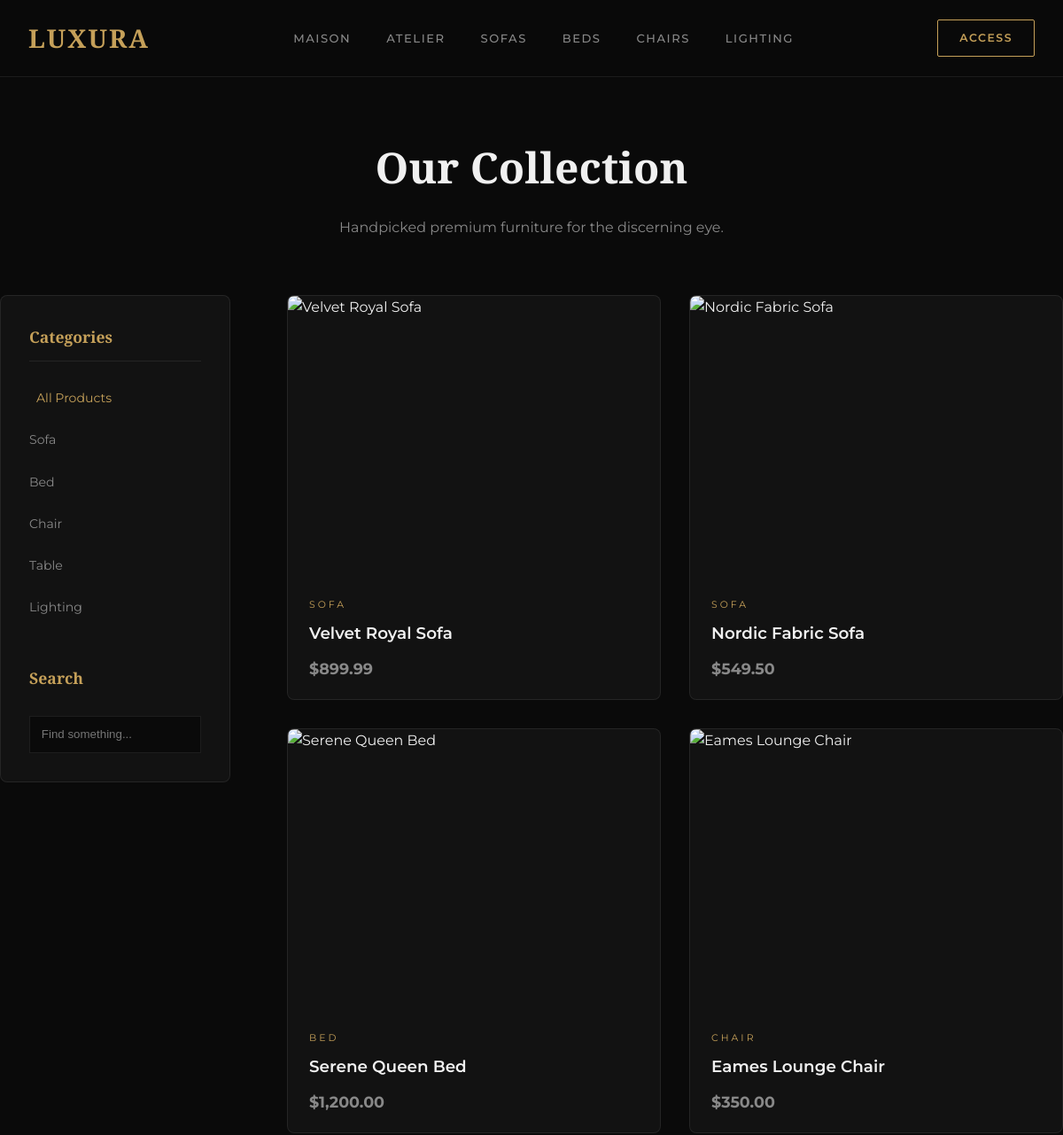
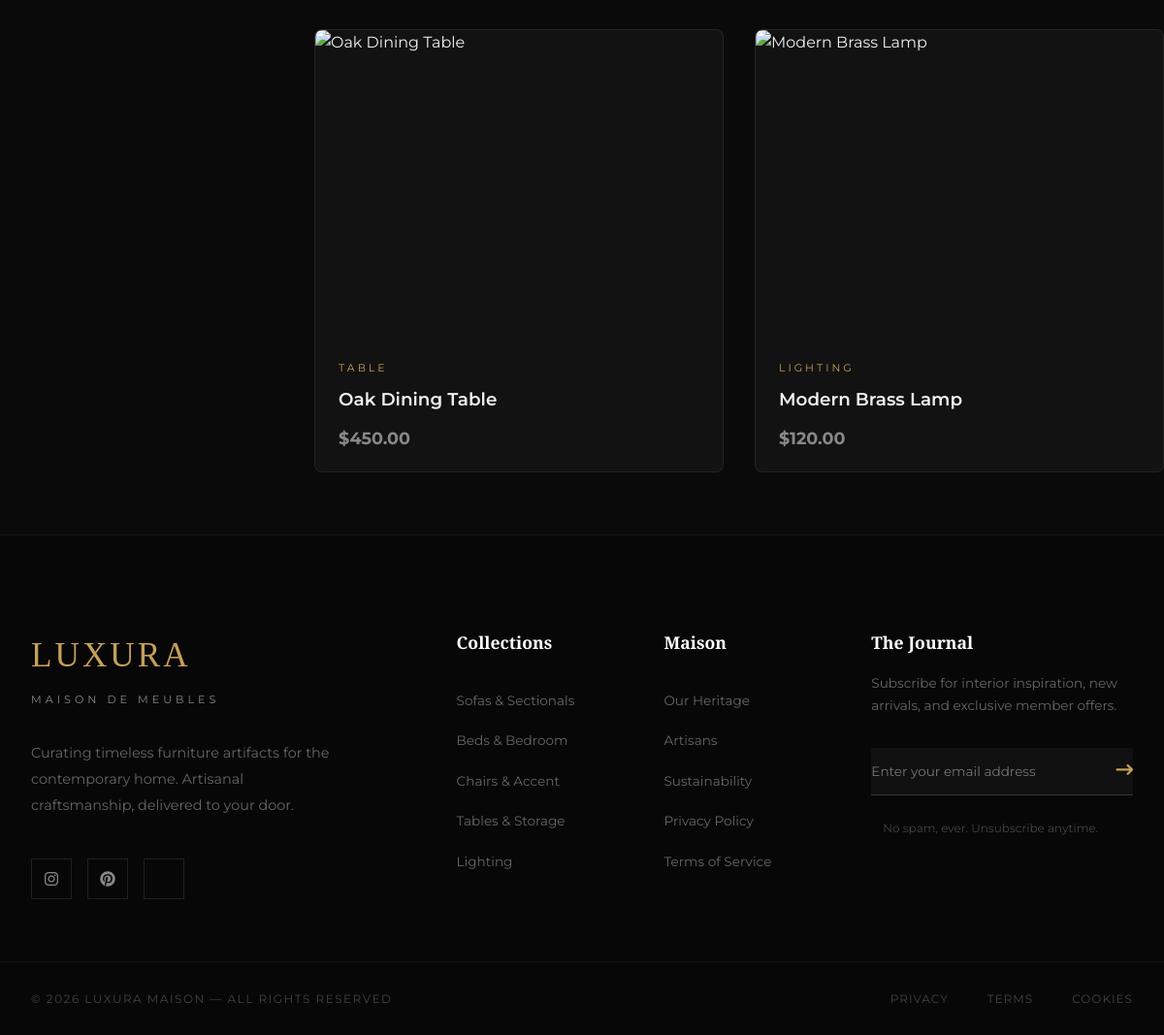
The page /shop.php on the database its author committed (2 pictures, top to bottom).
### tables this page shows
CREATE TABLE IF NOT EXISTS categories (
    id INT AUTO_INCREMENT PRIMARY KEY,
    name VARCHAR(50) NOT NULL,
    slug VARCHAR(50) UNIQUE NOT NULL
);

CREATE TABLE IF NOT EXISTS products (
    id INT AUTO_INCREMENT PRIMARY KEY,
    category_id INT,
    name VARCHAR(100) NOT NULL,
    description TEXT,
    price DECIMAL(10, 2) NOT NULL,
    image VARCHAR(255),
    stock INT DEFAULT 0,
    is_active TINYINT(1) DEFAULT 1,
    created_at TIMESTAMP DEFAULT CURRENT_TIMESTAMP,
    FOREIGN KEY (category_id) REFERENCES categories(id) ON DELETE SET NULL
);

### shop.php (the view, shortened to what this page needs)
<?php
include 'includes/header.php';
$category_id = isset($_GET['category']) ? (int)$_GET['category'] : 0;
$search = isset($_GET['search']) ? $conn->real_escape_string($_GET['search']) : '';
$query = "SELECT p.*, c.name as cat_name FROM products p JOIN categories c ON p.category_id = c.id WHERE 1=1";
$query .= " ORDER BY p.created_at DESC";
$result = $conn->query($query);
?>
<div class="container" style="padding: 4rem 0;">
    <div style="text-align: center; margin-bottom: 4rem;">
        <h2 style="font-family: 'Playfair Display', serif; font-size: 3rem; margin-bottom: 1rem;">Our Collection</h2>
        <p style="color: var(--text-muted);">Handpicked premium furniture for the discerning eye.</p>
    </div>
    <div class="shop-layout">
        <aside class="sidebar animate-up">
            <h3>Categories</h3>
            <ul class="filter-list">
                <li><a href="shop.php" class="<?php echo $category_id == 0 ? 'active' : ''; ?>">All Products</a></li>
                <?php
                $cats = $conn->query("SELECT * FROM categories");
                while($cat = $cats->fetch_assoc()):
                ?>
                    <li><a href="shop.php?category=<?php echo $cat['id']; ?>" class="<?php echo $category_id == $cat['id'] ? 'active' : ''; ?>"><?php echo $cat['name']; ?></a></li>
                <?php endwhile; ?>
            </ul>
            <div style="margin-top: 3rem;">
                <h3 style="border: none; margin-bottom: 1rem;">Search</h3>
                <form action="" method="GET">
                    <input type="text" name="search" class="form-control" style="width: 100%; padding: 0.8rem; background: var(--bg); border: 1px solid var(--border); color: #fff;" placeholder="Find something..." value="<?php echo $search; ?>">
                </form>
            </div>
        </aside>
        <main>
            <?php if($result->num_rows > 0): ?>
                <div class="product-grid">
                    <?php while($prod = $result->fetch_assoc()): ?>
                        <div class="product-card animate-up">
                            <div class="product-img">
                            </div>
                            <div class="product-info">
                                <span class="product-cat"><?php echo $prod['cat_name']; ?></span>
                                <h3 class="product-name"><?php echo $prod['name']; ?></h3>
                                <p class="product-price"><?php echo CURRENCY . number_format($prod['price'], 2); ?></p>
                            </div>
                        </div>
                    <?php endwhile; ?>
                </div>
            <?php endif; ?>
        </main>
    </div>
</div>
<?php include 'includes/footer.php'; ?>

### rows shown on the page
categories: name "Sofa"
categories: name "Bed"
categories: name "Chair"
categories: name "Table"
categories: name "Lighting"
products: category.name "SOFA", name "Velvet Royal Sofa", price "899.99"
products: category.name "SOFA", name "Nordic Fabric Sofa", price "549.50"
products: category.name "BED", name "Serene Queen Bed", price "1,200.00"
products: category.name "CHAIR", name "Eames Lounge Chair", price "350.00"
products: category.name "TABLE", name "Oak Dining Table", price "450.00"
products: category.name "LIGHTING", name "Modern Brass Lamp", price "120.00"
